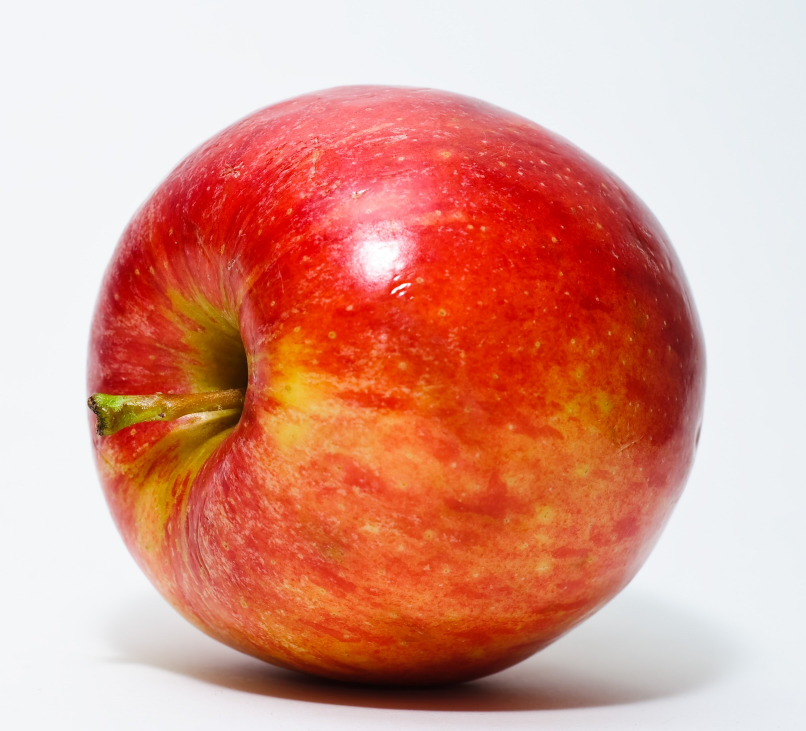
#> input picture tests/fixtures/apple.png, 2418 x 2192 px (shown at 1/3 size); its folder holds only this picture in this run
$ python -i statistics.py   (imports and definitions only)   (older library calls are emulated)
#> lines starting #> are read from the running program, lines starting #| are printed output that depends on the picture; after the words box and inside, x2 and y2 are one past the last pixel; in counts of white or black regions, pixels touching at a corner belong together
#> further down, picture is the input picture: shape (2192, 2418, 3); mean B, G, R 140.5, 155.7, 219.8
### vi3ion/core/pixels/colors.py
"""Perceptual colour handling. RGB distance is not used for similarity; CIELAB is."""

from __future__ import annotations

import cv2
import numpy as np

# Compact reference palette for naming dominant colours.
NAMED_COLORS: dict[str, tuple[int, int, int]] = {
    "black": (0, 0, 0),
    "near-black": (24, 24, 27),
    "charcoal": (54, 57, 63),
    "gray": (128, 128, 128),
    "silver": (192, 192, 192),
    "light-gray": (229, 231, 235),
    "off-white": (248, 248, 250),
    "white": (255, 255, 255),
    "red": (220, 38, 38),
    "crimson": (185, 28, 28),
    "pink": (236, 72, 153),
    "orange": (249, 115, 22),
    "amber": (245, 158, 11),
    "yellow": (250, 204, 21),
    "lime": (132, 204, 22),
    "green": (22, 163, 74),
    "emerald": (5, 150, 105),
    "teal": (13, 148, 136),
    "cyan": (6, 182, 212),
    "sky": (14, 165, 233),
    "blue": (37, 99, 235),
    "navy": (30, 58, 138),
    "indigo": (79, 70, 229),
    "violet": (124, 58, 237),
    "purple": (147, 51, 234),
    "magenta": (192, 38, 211),
    "brown": (120, 72, 40),
    "beige": (214, 197, 168),
    "olive": (101, 116, 40),
    "mint": (167, 243, 208),
}

_NAMED_LAB: dict[str, np.ndarray] | None = None


def rgb_to_lab(rgb: tuple[int, int, int] | np.ndarray) -> tuple[float, float, float]:
    """Return CIELAB in conventional units: L 0-100, a/b roughly -128..127."""
    arr = np.array(rgb, dtype=np.uint8).reshape(1, 1, 3)
    bgr = arr[:, :, ::-1]
    lab = cv2.cvtColor(bgr, cv2.COLOR_BGR2LAB)[0, 0].astype(np.float32)
    return (
        float(lab[0] * 100.0 / 255.0),
        float(lab[1] - 128.0),
        float(lab[2] - 128.0),
    )


def rgb_to_hex(rgb: tuple[int, int, int] | np.ndarray) -> str:
    r, g, b = (int(round(float(v))) for v in np.asarray(rgb)[:3])
    return f"#{max(0, min(255, r)):02x}{max(0, min(255, g)):02x}{max(0, min(255, b)):02x}"


def delta_e(lab_a: tuple[float, float, float], lab_b: tuple[float, float, float]) -> float:
    """CIE76 colour difference. Good enough to name colours, not for lab-grade calibration."""
    return float(np.sqrt(sum((a - b) ** 2 for a, b in zip(lab_a, lab_b))))


def _named_lab() -> dict[str, np.ndarray]:
    global _NAMED_LAB
    if _NAMED_LAB is None:
        _NAMED_LAB = {name: np.array(rgb_to_lab(rgb)) for name, rgb in NAMED_COLORS.items()}
    return _NAMED_LAB


def name_color(rgb: tuple[int, int, int] | np.ndarray) -> tuple[str, float]:
    lab = np.array(rgb_to_lab(rgb))
    best_name, best_distance = "unknown", float("inf")
    for name, reference in _named_lab().items():
        distance = float(np.linalg.norm(lab - reference))
        if distance < best_distance:
            best_name, best_distance = name, distance
    return best_name, round(best_distance, 1)


def describe_color(rgb: tuple[int, int, int] | np.ndarray) -> dict:
    lab = rgb_to_lab(rgb)
    name, dist = name_color(rgb)
    return {
        "hex": rgb_to_hex(rgb),
        "rgb": [int(v) for v in np.asarray(rgb)[:3]],
        "lab": [round(v, 1) for v in lab],
        "name": name,
        "name_distance": dist,
    }


# [33 lines left out: function dominant_colors, not called in this run]

### vi3ion/core/pixels/statistics.py
"""Pixel statistics: brightness, contrast, sharpness, colorfulness, background."""

from __future__ import annotations

import cv2
import numpy as np

from .colors import describe_color, rgb_to_hex


def image_statistics(bgr: np.ndarray) -> dict:
    if bgr.ndim != 3 or bgr.size == 0:
        return {}
    rgb = bgr[:, :, ::-1]
    lab = cv2.cvtColor(bgr, cv2.COLOR_BGR2LAB)
#> lab: shape (2192, 2418, 3); mean of channels 0, 1, 2 183.7, 151.8, 149.6
    lightness = lab[:, :, 0].astype(np.float32) * (100.0 / 255.0)
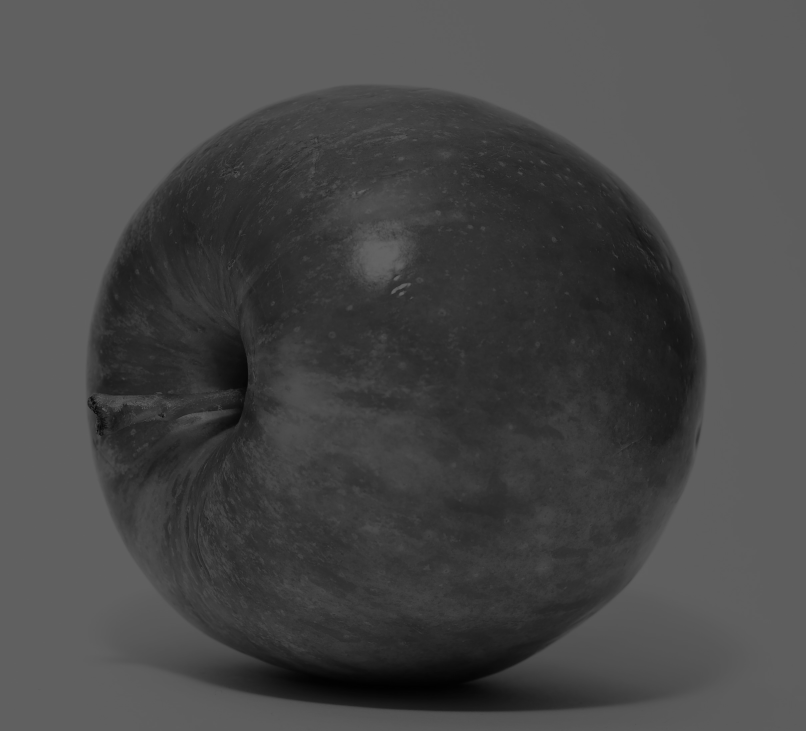
#> lightness: shape (2192, 2418) float32 (shown at 1/3 size); min 1.18, max 100, mean 72
    hsv = cv2.cvtColor(bgr, cv2.COLOR_BGR2HSV)
#> hsv: shape (2192, 2418, 3); mean H, S, V 65.4, 106, 222.2
    saturation = hsv[:, :, 1].astype(np.float32) / 255.0
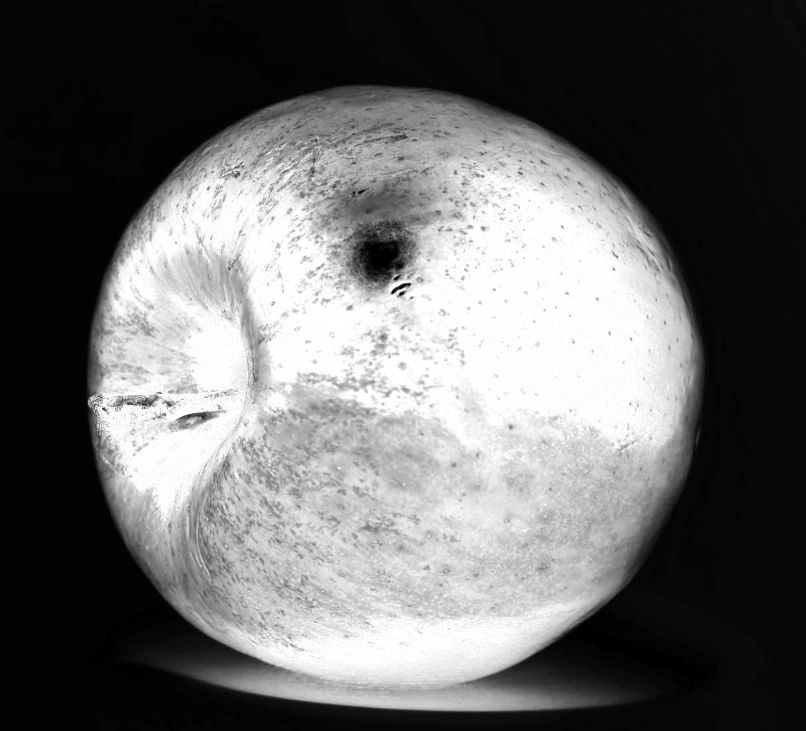
#> saturation: shape (2192, 2418) float32 (shown at 1/3 size); min 0, max 1, mean 0.415

    gray = cv2.cvtColor(bgr, cv2.COLOR_BGR2GRAY)
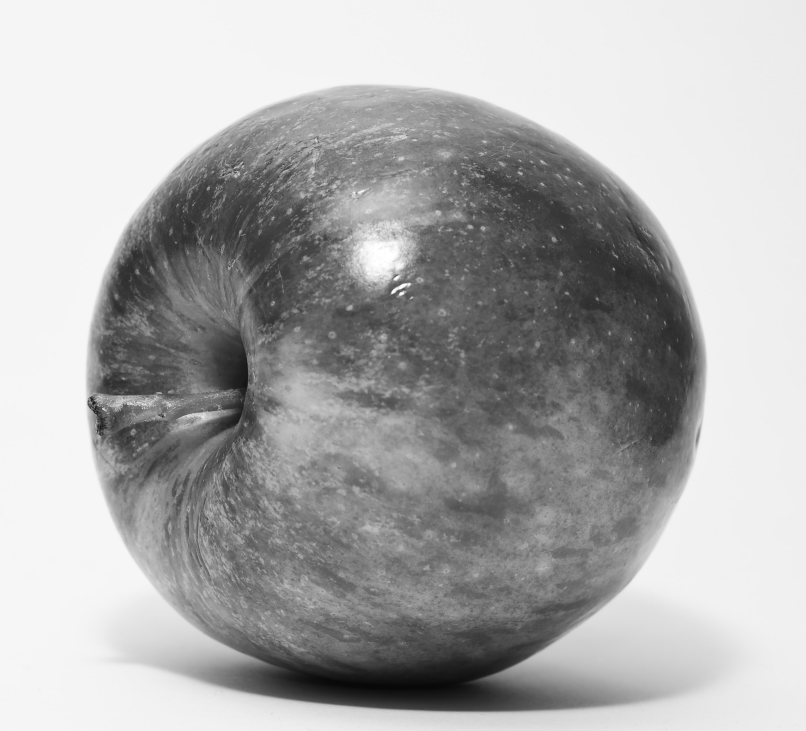
#> gray: shape (2192, 2418) (shown at 1/3 size); min 6, max 255, mean 173.1
    sharpness = float(cv2.Laplacian(gray, cv2.CV_64F).var())
#> sharpness = 43.18

    # Hasler-Süsstrunk colorfulness
    r, g, b = (rgb[:, :, i].astype(np.float32) for i in range(3))
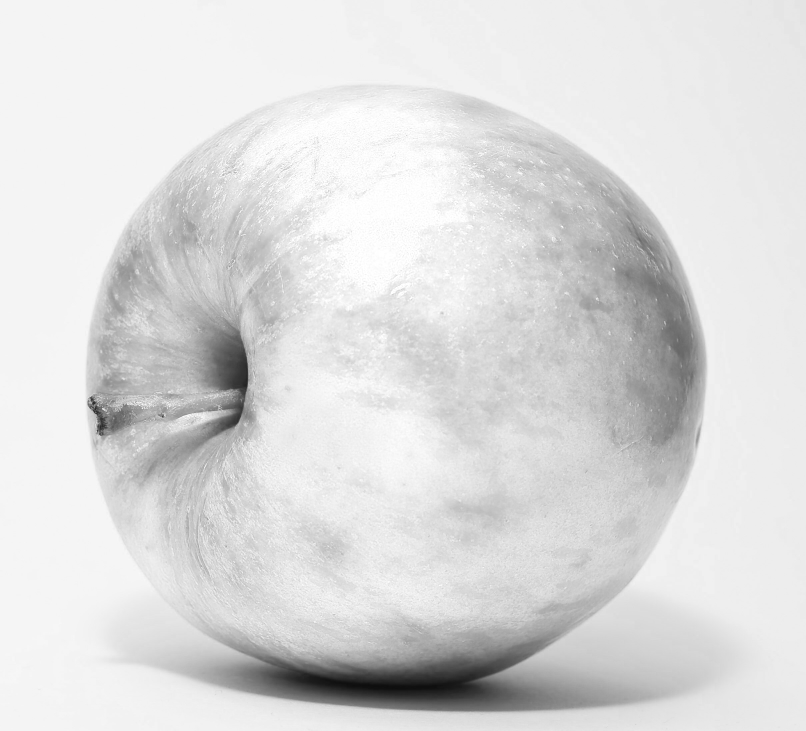
#> r: shape (2192, 2418) float32 (shown at 1/3 size); min 13, max 255, mean 219.8
    rg = r - g
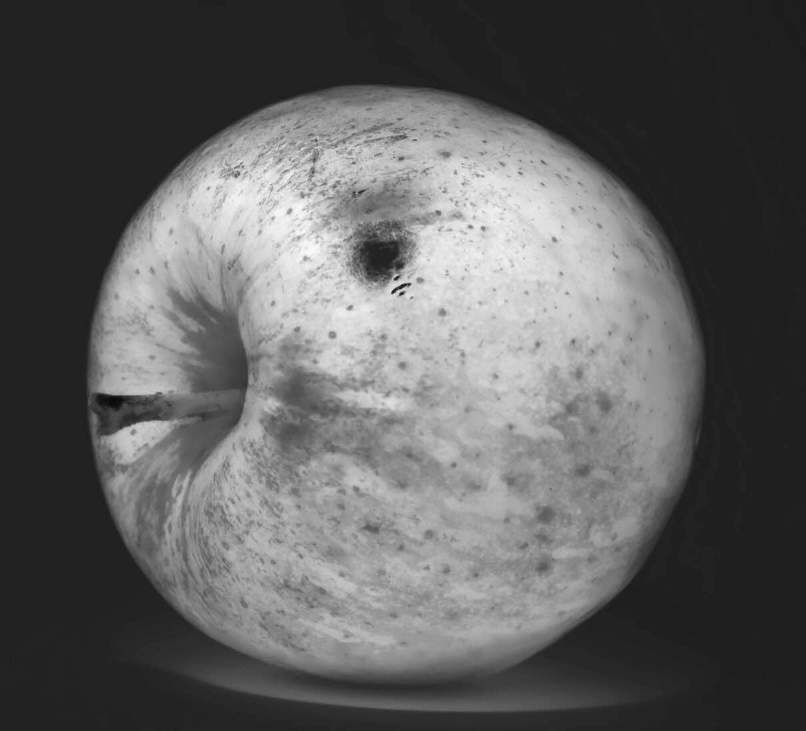
#> rg: shape (2192, 2418) float32 (shown at 1/3 size); min -38, max 234, mean 64.1; drawn with min black and max white
    yb = 0.5 * (r + g) - b
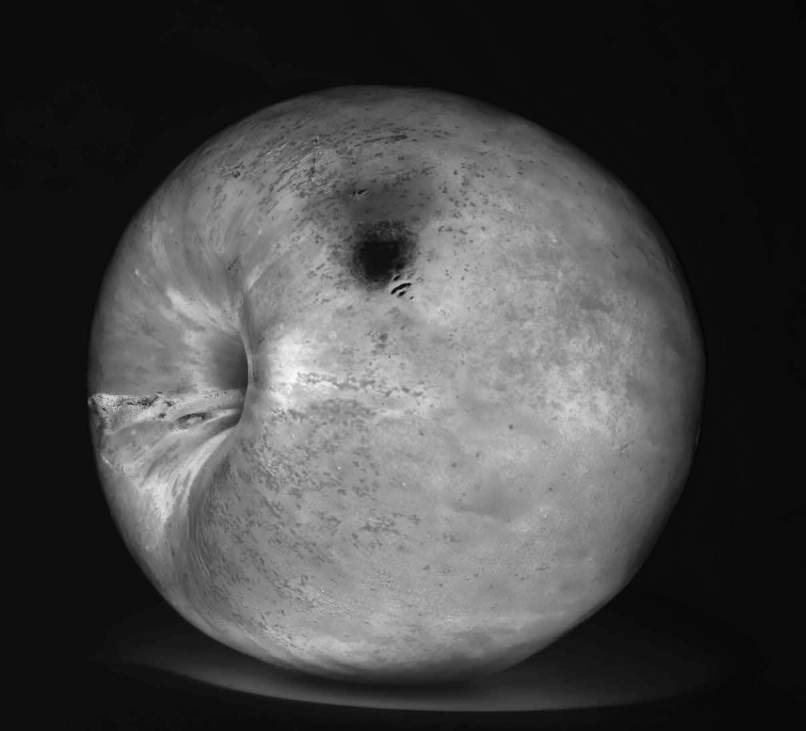
#> yb: shape (2192, 2418) float32 (shown at 1/3 size); min -15, max 206.5, mean 47.3; drawn with min black and max white
    colorfulness = float(
        np.sqrt(rg.std() ** 2 + yb.std() ** 2) + 0.3 * np.sqrt(rg.mean() ** 2 + yb.mean() ** 2)
    )
#> colorfulness = 114

    edge_map = cv2.Canny(gray, 60, 160)
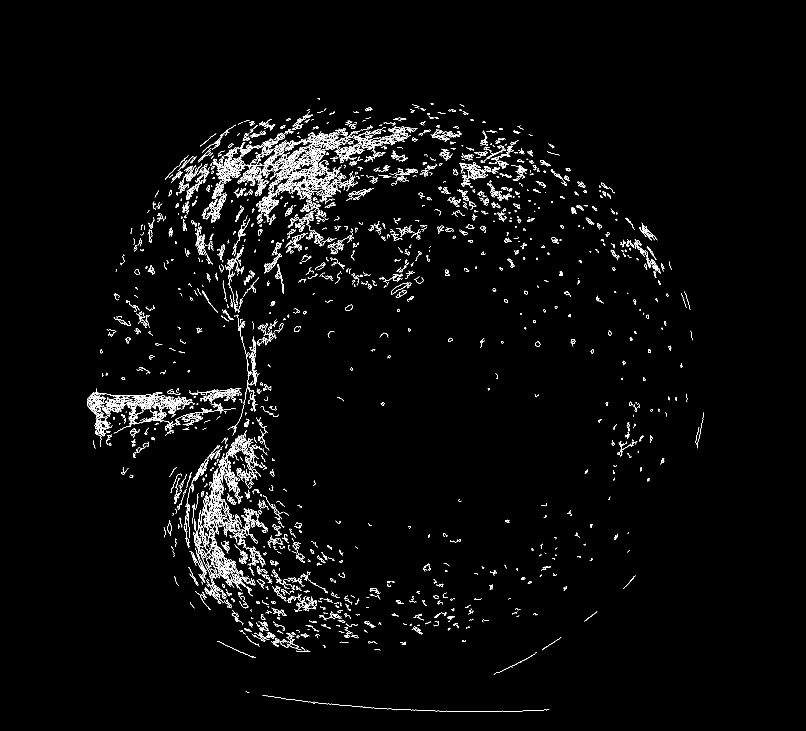
#> edge_map: shape (2192, 2418) (shown at 1/3 size); 2% white in thin lines or dots, all inside (x1, y1, x2, y2) = (262, 294, 2111, 2136)
    edge_density = float((edge_map > 0).mean())
#> edge_density = 0.0197

    # Background estimate from border pixels (median is robust to one bright edge).
    border = np.concatenate(
        [rgb[0, :, :], rgb[-1, :, :], rgb[:, 0, :], rgb[:, -1, :]], axis=0
    )
    background_rgb = tuple(int(v) for v in np.median(border, axis=0))
#> background_rgb = (239, 241, 244)
    background = describe_color(background_rgb)
#> in rgb_to_lab, `arr = np.array(rgb, dtype=np.uint8).reshape(1, 1, 3)`: arr = [[239, 241, 244]]
#> in rgb_to_lab, `bgr = arr[:, :, ::-1]`: bgr = [[244, 241, 239]]
#> in rgb_to_lab, `lab = cv2.cvtColor(bgr, cv2.COLOR_BGR2LAB)[0, 0].astype(np.float32)`: lab = [243, 128, 126]
#> in describe_color, `lab = rgb_to_lab(rgb)`: lab = (95.29, 0, -2)
#> in name_color, `lab = np.array(rgb_to_lab(rgb))`: lab = [95.29, 0, -2]
#> the loop in name_color, `for name, reference in _named_lab().items():` made 30 passes
#> (distance, best_name, best_distance) on passes 1 to 7: (95.32, 'black', 95.32), (87.08, 'near-black', 87.08), (71.4, 'charcoal', 71.4), (41.62, 'gray', 41.62), (17.76, 'silver', 17.76), (3.53, 'light-gray', 3.53), (2.56, 'off-white', 2.56)
#> distance on passes 8 to 13: 5.11, 95.61, 92.06, 79.21, 89.96, 83.63
#> after the loop in name_color, `for name, reference in _named_lab().items():`: best_distance = 2.56
#> in describe_color, `name, dist = name_color(rgb)`: name = 'off-white'; dist = 2.6
#> in rgb_to_hex, `r, g, b = (int(round(float(v))) for v in np.asarray(rgb)[:3])`: r = 239; g = 241; b = 244
#> background = {'hex': '#eff1f4', 'rgb': [239, 241, 244], 'lab': [95.3, 0, -2], 'name': 'off-white', 'name_distance': 2.6}

    quantized = (rgb // 32).astype(np.uint8).reshape(-1, 3)
    unique_quantized = len(np.unique(quantized, axis=0))
#> unique_quantized = 159
    total_pixels = int(rgb.shape[0] * rgb.shape[1])
#> total_pixels = 5300256

    brightness = float(lightness.mean() / 100.0)
#> brightness = 0.72
    contrast = float(lightness.std() / 100.0)
#> contrast = 0.235
    tone = "dark" if brightness < 0.35 else "light" if brightness > 0.7 else "mid"
#> tone = 'light'

    return {
        "width": int(bgr.shape[1]),
        "height": int(bgr.shape[0]),
        "aspect_ratio": round(bgr.shape[1] / bgr.shape[0], 3) if bgr.shape[0] else None,
        "mean_color": describe_color(tuple(int(v) for v in rgb.reshape(-1, 3).mean(axis=0))),
        "background_color": background,
        "brightness": round(brightness, 3),
        "contrast": round(contrast, 3),
        "saturation": round(float(saturation.mean()), 3),
        "sharpness_laplacian": round(sharpness, 1),
        "edge_density": round(edge_density, 4),
        "colorfulness": round(colorfulness, 2),
        "unique_quantized_colors": unique_quantized,
        "color_diversity": round(unique_quantized / max(1, min(total_pixels, 4096)) * 100, 2),
        "tone": tone,
        "is_mostly_flat": bool(contrast < 0.06 and edge_density < 0.01),
        "background_hex": rgb_to_hex(background_rgb),
    }
#> the loop in name_color (call 2), `for name, reference in _named_lab().items():` made 30 passes
#> (distance, best_name, best_distance) on pass 1: (75.14, 'black', 75.14)

>>> import cv2
>>> picture = cv2.imread('../../../tests/fixtures/apple.png')
>>> result = image_statistics(picture)
#> result = 16 items

$ run again, on tests/fixtures/sample_ui.png
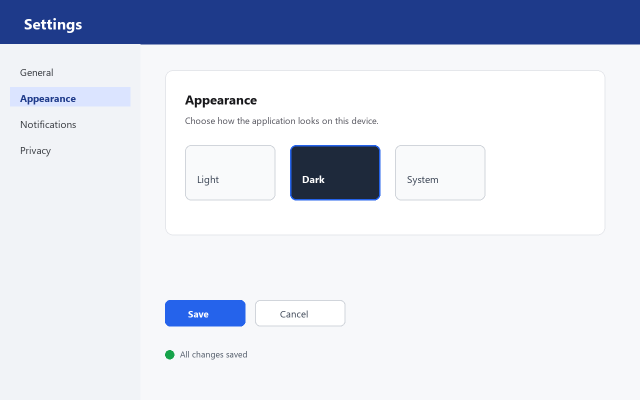
#> input picture tests/fixtures/sample_ui.png, 1280 x 800 px (shown at 1/2 size)
#> picture is the input picture: shape (800, 1280, 3); mean B, G, R 233.8, 221.5, 216.7
#> hsv: shape (800, 1280, 3); mean H, S, V 85, 29.3, 233.8
#> sharpness = 556.3
#> in image_statistics, `yb = 0.5 * (r + g) - b`:
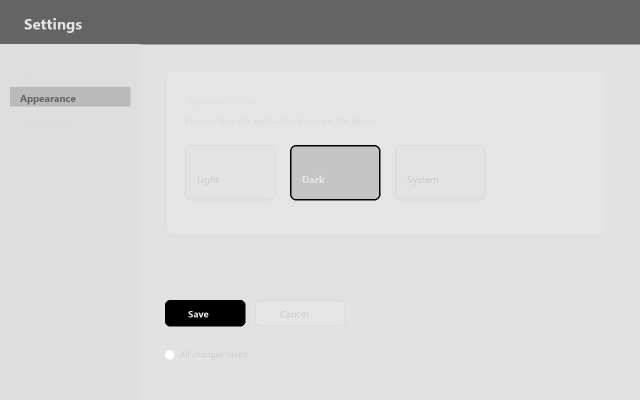
#> yb: shape (800, 1280) float32 (shown at 1/2 size); min -167, max 18.5, mean -14.72; drawn with min black and max white
#> colorfulness = 38.74
#> in image_statistics, `edge_map = cv2.Canny(gray, 60, 160)`:
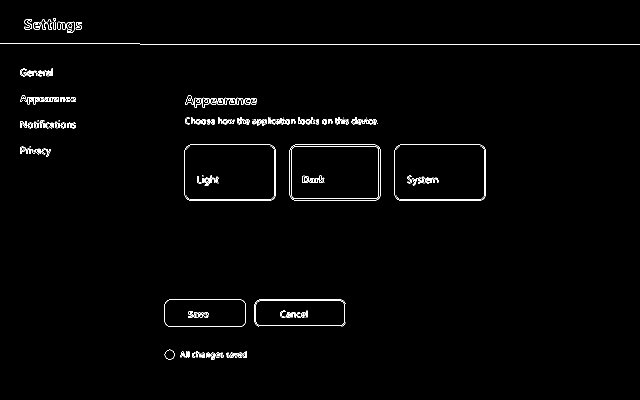
#> edge_map: shape (800, 1280) (shown at 1/2 size); 1.1% white in thin lines or dots, all inside (x1, y1, x2, y2) = (0, 36, 1280, 720)
#> edge_density = 0.0112
#> background_rgb = (241, 243, 247)
#> arr = [[241, 243, 247]]
#> bgr = [[247, 243, 241]]
#> in rgb_to_lab, `lab = cv2.cvtColor(bgr, cv2.COLOR_BGR2LAB)[0, 0].astype(np.float32)`: lab = [244, 128, 126]
#> in describe_color, `lab = rgb_to_lab(rgb)`: lab = (95.69, 0, -2)
#> in name_color, `lab = np.array(rgb_to_lab(rgb))`: lab = [95.69, 0, -2]
#> the loop in name_color, `for name, reference in _named_lab().items():` made 30 passes
#> (distance, best_name, best_distance) on passes 1 to 7: (95.71, 'black', 95.71), (87.47, 'near-black', 87.47), (71.79, 'charcoal', 71.79), (42.01, 'gray', 42.01), (18.15, 'silver', 18.15), (3.92, 'light-gray', 3.92), (2.2, 'off-white', 2.2)
#> after the loop in name_color, `for name, reference in _named_lab().items():`: best_distance = 2.2
#> name = 'off-white'; dist = 2.2
#> in rgb_to_hex, `r, g, b = (int(round(float(v))) for v in np.asarray(rgb)[:3])`: r = 241; g = 243; b = 247
#> background = {'hex': '#f1f3f7', 'rgb': [241, 243, 247], 'lab': [95.7, 0, -2], 'name': 'off-white', 'name_distance': 2.2}
#> unique_quantized = 42
#> brightness = 0.877
#> contrast = 0.248
#> tone = 'light'
#> the loop in name_color (call 2), `for name, reference in _named_lab().items():` made 30 passes
#> (distance, best_name, best_distance) on pass 1: (88.44, 'black', 88.44)
#> result = 16 items
